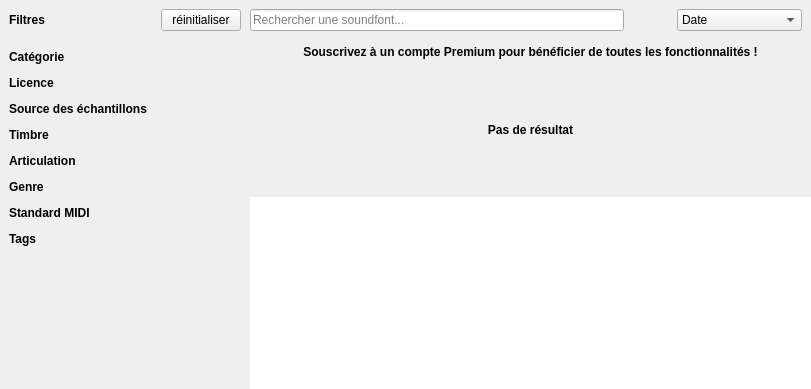
<?xml version="1.0" encoding="UTF-8"?>
<ui version="4.0">
 <class>SoundfontBrowser</class>
 <widget class="QWidget" name="SoundfontBrowser">
  <property name="geometry">
   <rect>
    <x>0</x>
    <y>0</y>
    <width>811</width>
    <height>389</height>
   </rect>
  </property>
  <property name="windowTitle">
   <string notr="true">Form</string>
  </property>
  <property name="autoFillBackground">
   <bool>true</bool>
  </property>
  <layout class="QGridLayout" name="gridLayout" columnstretch="2">
   <property name="leftMargin">
    <number>0</number>
   </property>
   <property name="topMargin">
    <number>0</number>
   </property>
   <property name="rightMargin">
    <number>0</number>
   </property>
   <property name="bottomMargin">
    <number>0</number>
   </property>
   <property name="spacing">
    <number>0</number>
   </property>
   <item row="0" column="0">
    <widget class="QStackedWidget" name="stackedWidget">
     <property name="currentIndex">
      <number>1</number>
     </property>
     <widget class="QWidget" name="pageWait">
      <layout class="QGridLayout" name="gridLayout_3">
       <property name="leftMargin">
        <number>0</number>
       </property>
       <property name="topMargin">
        <number>0</number>
       </property>
       <property name="rightMargin">
        <number>0</number>
       </property>
       <property name="bottomMargin">
        <number>0</number>
       </property>
       <item row="1" column="1">
        <spacer name="verticalSpacer_2">
         <property name="orientation">
          <enum>Qt::Vertical</enum>
         </property>
         <property name="sizeHint" stdset="0">
          <size>
           <width>20</width>
           <height>40</height>
          </size>
         </property>
        </spacer>
       </item>
       <item row="2" column="2">
        <spacer name="horizontalSpacer_3">
         <property name="orientation">
          <enum>Qt::Horizontal</enum>
         </property>
         <property name="sizeHint" stdset="0">
          <size>
           <width>40</width>
           <height>20</height>
          </size>
         </property>
        </spacer>
       </item>
       <item row="2" column="0">
        <spacer name="horizontalSpacer_2">
         <property name="orientation">
          <enum>Qt::Horizontal</enum>
         </property>
         <property name="sizeHint" stdset="0">
          <size>
           <width>40</width>
           <height>20</height>
          </size>
         </property>
        </spacer>
       </item>
       <item row="2" column="1">
        <widget class="RotatingSpinner" name="spinner" native="true">
         <property name="minimumSize">
          <size>
           <width>32</width>
           <height>32</height>
          </size>
         </property>
        </widget>
       </item>
       <item row="3" column="1">
        <spacer name="verticalSpacer_3">
         <property name="orientation">
          <enum>Qt::Vertical</enum>
         </property>
         <property name="sizeHint" stdset="0">
          <size>
           <width>20</width>
           <height>40</height>
          </size>
         </property>
        </spacer>
       </item>
       <item row="0" column="0" colspan="3">
        <widget class="QWidget" name="widgetColored2" native="true">
         <property name="minimumSize">
          <size>
           <width>6</width>
           <height>0</height>
          </size>
         </property>
        </widget>
       </item>
      </layout>
     </widget>
     <widget class="QWidget" name="pageSoundfonts">
      <layout class="QGridLayout" name="gridLayout_2" columnstretch="3,10" columnminimumwidth="250,0">
       <property name="leftMargin">
        <number>0</number>
       </property>
       <property name="topMargin">
        <number>0</number>
       </property>
       <property name="rightMargin">
        <number>0</number>
       </property>
       <property name="bottomMargin">
        <number>0</number>
       </property>
       <property name="spacing">
        <number>0</number>
       </property>
       <item row="1" column="0" rowspan="3">
        <widget class="QScrollArea" name="scrollArea">
         <property name="frameShape">
          <enum>QFrame::NoFrame</enum>
         </property>
         <property name="widgetResizable">
          <bool>true</bool>
         </property>
         <widget class="QWidget" name="scrollAreaWidgetContents">
          <property name="geometry">
           <rect>
            <x>0</x>
            <y>0</y>
            <width>250</width>
            <height>346</height>
           </rect>
          </property>
          <layout class="QVBoxLayout" name="verticalLayout">
           <item>
            <widget class="QLabel" name="label">
             <property name="font">
              <font>
               <weight>75</weight>
               <bold>true</bold>
              </font>
             </property>
             <property name="text">
              <string>Catégorie</string>
             </property>
            </widget>
           </item>
           <item>
            <widget class="FilterFlow" name="filterCategory" native="true"/>
           </item>
           <item>
            <widget class="QLabel" name="label_5">
             <property name="font">
              <font>
               <weight>75</weight>
               <bold>true</bold>
              </font>
             </property>
             <property name="text">
              <string>Licence</string>
             </property>
            </widget>
           </item>
           <item>
            <widget class="FilterFlow" name="filterLicense" native="true"/>
           </item>
           <item>
            <widget class="QLabel" name="label_6">
             <property name="font">
              <font>
               <weight>75</weight>
               <bold>true</bold>
              </font>
             </property>
             <property name="text">
              <string>Source des échantillons</string>
             </property>
            </widget>
           </item>
           <item>
            <widget class="FilterFlow" name="filterSampleSource" native="true"/>
           </item>
           <item>
            <widget class="QLabel" name="label_7">
             <property name="font">
              <font>
               <weight>75</weight>
               <bold>true</bold>
              </font>
             </property>
             <property name="text">
              <string>Timbre</string>
             </property>
            </widget>
           </item>
           <item>
            <widget class="FilterFlow" name="filterTimbre" native="true"/>
           </item>
           <item>
            <widget class="QLabel" name="label_8">
             <property name="font">
              <font>
               <weight>75</weight>
               <bold>true</bold>
              </font>
             </property>
             <property name="text">
              <string>Articulation</string>
             </property>
            </widget>
           </item>
           <item>
            <widget class="FilterFlow" name="filterArticulation" native="true"/>
           </item>
           <item>
            <widget class="QLabel" name="label_9">
             <property name="font">
              <font>
               <weight>75</weight>
               <bold>true</bold>
              </font>
             </property>
             <property name="text">
              <string>Genre</string>
             </property>
            </widget>
           </item>
           <item>
            <widget class="FilterFlow" name="filterGenre" native="true"/>
           </item>
           <item>
            <widget class="QLabel" name="label_10">
             <property name="font">
              <font>
               <weight>75</weight>
               <bold>true</bold>
              </font>
             </property>
             <property name="text">
              <string>Standard MIDI</string>
             </property>
            </widget>
           </item>
           <item>
            <widget class="FilterFlow" name="filterMidiStandard" native="true"/>
           </item>
           <item>
            <widget class="QLabel" name="label_11">
             <property name="font">
              <font>
               <weight>75</weight>
               <bold>true</bold>
              </font>
             </property>
             <property name="text">
              <string>Tags</string>
             </property>
            </widget>
           </item>
           <item>
            <widget class="FilterTag" name="filterTag" native="true"/>
           </item>
           <item>
            <spacer name="verticalSpacer">
             <property name="orientation">
              <enum>Qt::Vertical</enum>
             </property>
             <property name="sizeHint" stdset="0">
              <size>
               <width>20</width>
               <height>0</height>
              </size>
             </property>
            </spacer>
           </item>
          </layout>
         </widget>
        </widget>
       </item>
       <item row="0" column="1">
        <widget class="QFrame" name="frameSearch">
         <property name="frameShape">
          <enum>QFrame::NoFrame</enum>
         </property>
         <layout class="QHBoxLayout" name="horizontalLayout_2">
          <property name="leftMargin">
           <number>0</number>
          </property>
          <property name="bottomMargin">
           <number>10</number>
          </property>
          <item>
           <layout class="QHBoxLayout" name="horizontalLayout_3">
            <property name="spacing">
             <number>0</number>
            </property>
            <item>
             <widget class="QLineEdit" name="lineSearch">
              <property name="sizePolicy">
               <sizepolicy hsizetype="Expanding" vsizetype="Preferred">
                <horstretch>0</horstretch>
                <verstretch>0</verstretch>
               </sizepolicy>
              </property>
              <property name="text">
               <string/>
              </property>
              <property name="placeholderText">
               <string>Rechercher une soundfont...</string>
              </property>
             </widget>
            </item>
            <item>
             <widget class="QPushButton" name="pushClearSearch">
              <property name="sizePolicy">
               <sizepolicy hsizetype="Minimum" vsizetype="Preferred">
                <horstretch>0</horstretch>
                <verstretch>0</verstretch>
               </sizepolicy>
              </property>
              <property name="cursor">
               <cursorShape>PointingHandCursor</cursorShape>
              </property>
              <property name="text">
               <string/>
              </property>
              <property name="flat">
               <bool>true</bool>
              </property>
             </widget>
            </item>
           </layout>
          </item>
          <item>
           <layout class="QHBoxLayout" name="horizontalLayout_4">
            <property name="spacing">
             <number>0</number>
            </property>
            <item>
             <widget class="QLabel" name="labelSort">
              <property name="text">
               <string/>
              </property>
             </widget>
            </item>
            <item>
             <widget class="QComboBox" name="comboSort">
              <property name="sizePolicy">
               <sizepolicy hsizetype="Preferred" vsizetype="Preferred">
                <horstretch>0</horstretch>
                <verstretch>0</verstretch>
               </sizepolicy>
              </property>
              <property name="cursor">
               <cursorShape>PointingHandCursor</cursorShape>
              </property>
              <item>
               <property name="text">
                <string>Date</string>
               </property>
              </item>
              <item>
               <property name="text">
                <string>Téléchargements</string>
               </property>
              </item>
              <item>
               <property name="text">
                <string>Évaluation</string>
               </property>
              </item>
              <item>
               <property name="text">
                <string>Titre (A→Z)</string>
               </property>
              </item>
             </widget>
            </item>
           </layout>
          </item>
         </layout>
        </widget>
       </item>
       <item row="3" column="1">
        <widget class="QListWidget" name="listWidget">
         <property name="frameShape">
          <enum>QFrame::NoFrame</enum>
         </property>
         <property name="horizontalScrollBarPolicy">
          <enum>Qt::ScrollBarAlwaysOff</enum>
         </property>
         <property name="editTriggers">
          <set>QAbstractItemView::NoEditTriggers</set>
         </property>
         <property name="showDropIndicator" stdset="0">
          <bool>false</bool>
         </property>
         <property name="alternatingRowColors">
          <bool>true</bool>
         </property>
         <property name="selectionBehavior">
          <enum>QAbstractItemView::SelectRows</enum>
         </property>
         <property name="verticalScrollMode">
          <enum>QAbstractItemView::ScrollPerPixel</enum>
         </property>
        </widget>
       </item>
       <item row="0" column="0">
        <widget class="QFrame" name="frameTitle">
         <property name="frameShape">
          <enum>QFrame::NoFrame</enum>
         </property>
         <layout class="QHBoxLayout" name="horizontalLayout">
          <property name="bottomMargin">
           <number>10</number>
          </property>
          <item>
           <widget class="QLabel" name="label_2">
            <property name="font">
             <font>
              <weight>75</weight>
              <bold>true</bold>
             </font>
            </property>
            <property name="text">
             <string>Filtres</string>
            </property>
           </widget>
          </item>
          <item>
           <spacer name="horizontalSpacer">
            <property name="orientation">
             <enum>Qt::Horizontal</enum>
            </property>
            <property name="sizeHint" stdset="0">
             <size>
              <width>40</width>
              <height>20</height>
             </size>
            </property>
           </spacer>
          </item>
          <item>
           <widget class="QPushButton" name="pushResetFilters">
            <property name="sizePolicy">
             <sizepolicy hsizetype="Minimum" vsizetype="Preferred">
              <horstretch>0</horstretch>
              <verstretch>0</verstretch>
             </sizepolicy>
            </property>
            <property name="cursor">
             <cursorShape>PointingHandCursor</cursorShape>
            </property>
            <property name="text">
             <string>réinitialiser</string>
            </property>
           </widget>
          </item>
         </layout>
        </widget>
       </item>
       <item row="1" column="1">
        <widget class="QPushButton" name="pushBecomePremium">
         <property name="font">
          <font>
           <weight>75</weight>
           <bold>true</bold>
          </font>
         </property>
         <property name="cursor">
          <cursorShape>PointingHandCursor</cursorShape>
         </property>
         <property name="text">
          <string>Souscrivez à un compte Premium pour bénéficier de toutes les fonctionnalités !</string>
         </property>
         <property name="flat">
          <bool>true</bool>
         </property>
        </widget>
       </item>
       <item row="2" column="1">
        <widget class="QLabel" name="labelNoResult">
         <property name="sizePolicy">
          <sizepolicy hsizetype="Expanding" vsizetype="Expanding">
           <horstretch>0</horstretch>
           <verstretch>0</verstretch>
          </sizepolicy>
         </property>
         <property name="font">
          <font>
           <weight>75</weight>
           <bold>true</bold>
          </font>
         </property>
         <property name="text">
          <string>Pas de résultat</string>
         </property>
         <property name="alignment">
          <set>Qt::AlignCenter</set>
         </property>
        </widget>
       </item>
      </layout>
     </widget>
     <widget class="QWidget" name="pageFailed">
      <layout class="QGridLayout" name="gridLayout_4">
       <property name="leftMargin">
        <number>0</number>
       </property>
       <property name="topMargin">
        <number>0</number>
       </property>
       <property name="rightMargin">
        <number>0</number>
       </property>
       <property name="bottomMargin">
        <number>0</number>
       </property>
       <item row="3" column="1">
        <widget class="QPushButton" name="pushRetry">
         <property name="text">
          <string/>
         </property>
         <property name="iconSize">
          <size>
           <width>16</width>
           <height>16</height>
          </size>
         </property>
         <property name="flat">
          <bool>true</bool>
         </property>
        </widget>
       </item>
       <item row="4" column="1">
        <spacer name="verticalSpacer_5">
         <property name="orientation">
          <enum>Qt::Vertical</enum>
         </property>
         <property name="sizeHint" stdset="0">
          <size>
           <width>20</width>
           <height>40</height>
          </size>
         </property>
        </spacer>
       </item>
       <item row="3" column="2">
        <spacer name="horizontalSpacer_5">
         <property name="orientation">
          <enum>Qt::Horizontal</enum>
         </property>
         <property name="sizeHint" stdset="0">
          <size>
           <width>40</width>
           <height>20</height>
          </size>
         </property>
        </spacer>
       </item>
       <item row="3" column="0">
        <spacer name="horizontalSpacer_4">
         <property name="orientation">
          <enum>Qt::Horizontal</enum>
         </property>
         <property name="sizeHint" stdset="0">
          <size>
           <width>40</width>
           <height>20</height>
          </size>
         </property>
        </spacer>
       </item>
       <item row="2" column="0" colspan="3">
        <widget class="QLabel" name="label_4">
         <property name="text">
          <string>Oups ! Impossible
de télécharger la liste</string>
         </property>
         <property name="alignment">
          <set>Qt::AlignCenter</set>
         </property>
        </widget>
       </item>
       <item row="1" column="1">
        <spacer name="verticalSpacer_4">
         <property name="orientation">
          <enum>Qt::Vertical</enum>
         </property>
         <property name="sizeHint" stdset="0">
          <size>
           <width>20</width>
           <height>40</height>
          </size>
         </property>
        </spacer>
       </item>
       <item row="0" column="0" colspan="3">
        <widget class="QWidget" name="widgetColored" native="true">
         <property name="minimumSize">
          <size>
           <width>0</width>
           <height>6</height>
          </size>
         </property>
        </widget>
       </item>
      </layout>
     </widget>
    </widget>
   </item>
  </layout>
 </widget>
 <customwidgets>
  <customwidget>
   <class>RotatingSpinner</class>
   <extends>QWidget</extends>
   <header>rotatingspinner.h</header>
   <container>1</container>
  </customwidget>
  <customwidget>
   <class>FilterFlow</class>
   <extends>QWidget</extends>
   <header>filterflow.h</header>
   <container>1</container>
  </customwidget>
  <customwidget>
   <class>FilterTag</class>
   <extends>QWidget</extends>
   <header>filtertag.h</header>
   <container>1</container>
  </customwidget>
 </customwidgets>
 <resources/>
 <connections/>
</ui>
